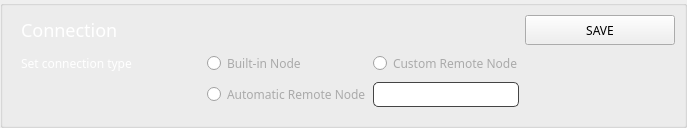
          <widget class="QGroupBox" name="groupBox_7">
           <property name="styleSheet">
            <string notr="true">border-bottom: 1px solid #444;
</string>
           </property>
           <property name="title">
            <string/>
           </property>
           <layout class="QGridLayout" name="gridLayout_18">
            <property name="leftMargin">
             <number>18</number>
            </property>
            <property name="topMargin">
             <number>9</number>
            </property>
            <property name="rightMargin">
             <number>9</number>
            </property>
            <property name="bottomMargin">
             <number>18</number>
            </property>
            <item row="2" column="2">
             <widget class="QLineEdit" name="m_hostEdit">
              <property name="minimumSize">
               <size>
                <width>0</width>
                <height>25</height>
               </size>
              </property>
              <property name="maximumSize">
               <size>
                <width>16777215</width>
                <height>25</height>
               </size>
              </property>
              <property name="styleSheet">
               <string notr="true">border: 1px solid #444;
border-radius: 5px;


color: #aaa;</string>
              </property>
              <property name="text">
               <string/>
              </property>
             </widget>
            </item>
            <item row="1" column="2">
             <widget class="QRadioButton" name="radioButton">
              <property name="minimumSize">
               <size>
                <width>0</width>
                <height>25</height>
               </size>
              </property>
              <property name="maximumSize">
               <size>
                <width>16777215</width>
                <height>25</height>
               </size>
              </property>
              <property name="font">
               <font>
                <family>Poppins</family>
               </font>
              </property>
              <property name="styleSheet">
               <string notr="true">color: #aaa; border: none;  </string>
              </property>
              <property name="text">
               <string>Custom Remote Node</string>
              </property>
              <property name="checked">
               <bool>false</bool>
              </property>
              <attribute name="buttonGroup">
               <string notr="true">buttonGroup_3</string>
              </attribute>
             </widget>
            </item>
            <item row="2" column="1">
             <widget class="QRadioButton" name="radioButton_3">
              <property name="minimumSize">
               <size>
                <width>0</width>
                <height>25</height>
               </size>
              </property>
              <property name="maximumSize">
               <size>
                <width>16777215</width>
                <height>25</height>
               </size>
              </property>
              <property name="font">
               <font>
                <family>Poppins</family>
               </font>
              </property>
              <property name="styleSheet">
               <string notr="true">color: #aaa; border: none;  </string>
              </property>
              <property name="text">
               <string>Automatic Remote Node</string>
              </property>
              <property name="checked">
               <bool>false</bool>
              </property>
              <attribute name="buttonGroup">
               <string notr="true">buttonGroup_3</string>
              </attribute>
             </widget>
            </item>
            <item row="0" column="3">
             <widget class="QPushButton" name="b1_saveConnectionButton">
              <property name="minimumSize">
               <size>
                <width>150</width>
                <height>20</height>
               </size>
              </property>
              <property name="maximumSize">
               <size>
                <width>150</width>
                <height>31</height>
               </size>
              </property>
              <property name="font">
               <font>
                <family>Poppins</family>
               </font>
              </property>
              <property name="styleSheet">
               <string notr="true">/* This button style is handled automatically by OverviewFrame:setStyles() (in OverviewFrame.cpp) */</string>
              </property>
              <property name="text">
               <string>SAVE</string>
              </property>
             </widget>
            </item>
            <item row="1" column="0">
             <widget class="QLabel" name="label_23">
              <property name="minimumSize">
               <size>
                <width>180</width>
                <height>22</height>
               </size>
              </property>
              <property name="maximumSize">
               <size>
                <width>180</width>
                <height>25</height>
               </size>
              </property>
              <property name="font">
               <font>
                <family>Poppins</family>
               </font>
              </property>
              <property name="styleSheet">
               <string notr="true">color: #fff; 
border: 0px;
</string>
              </property>
              <property name="text">
               <string>Set connection type</string>
              </property>
              <property name="alignment">
               <set>Qt::AlignLeading|Qt::AlignLeft|Qt::AlignVCenter</set>
              </property>
             </widget>
            </item>
            <item row="1" column="1">
             <widget class="QRadioButton" name="radioButton_2">
              <property name="minimumSize">
               <size>
                <width>0</width>
                <height>25</height>
               </size>
              </property>
              <property name="maximumSize">
               <size>
                <width>16777215</width>
                <height>25</height>
               </size>
              </property>
              <property name="font">
               <font>
                <family>Poppins</family>
               </font>
              </property>
              <property name="styleSheet">
               <string notr="true">color: #aaa; border: none;  </string>
              </property>
              <property name="text">
               <string>Built-in Node</string>
              </property>
              <property name="checked">
               <bool>false</bool>
              </property>
              <attribute name="buttonGroup">
               <string notr="true">buttonGroup_3</string>
              </attribute>
             </widget>
            </item>
            <item row="0" column="0" colspan="2">
             <widget class="QLabel" name="label_22">
              <property name="sizePolicy">
               <sizepolicy hsizetype="Expanding" vsizetype="Preferred">
                <horstretch>0</horstretch>
                <verstretch>0</verstretch>
               </sizepolicy>
              </property>
              <property name="minimumSize">
               <size>
                <width>0</width>
                <height>30</height>
               </size>
              </property>
              <property name="maximumSize">
               <size>
                <width>16777215</width>
                <height>32</height>
               </size>
              </property>
              <property name="sizeIncrement">
               <size>
                <width>0</width>
                <height>0</height>
               </size>
              </property>
              <property name="font">
               <font>
                <family>Poppins</family>
                <pointsize>-1</pointsize>
               </font>
              </property>
              <property name="styleSheet">
               <string notr="true">color: #fff; 
font-size: 18px;
 border: 0px;</string>
              </property>
              <property name="text">
               <string>Connection</string>
              </property>
              <property name="alignment">
               <set>Qt::AlignLeading|Qt::AlignLeft|Qt::AlignVCenter</set>
              </property>
             </widget>
            </item>
           </layout>
          </widget>
